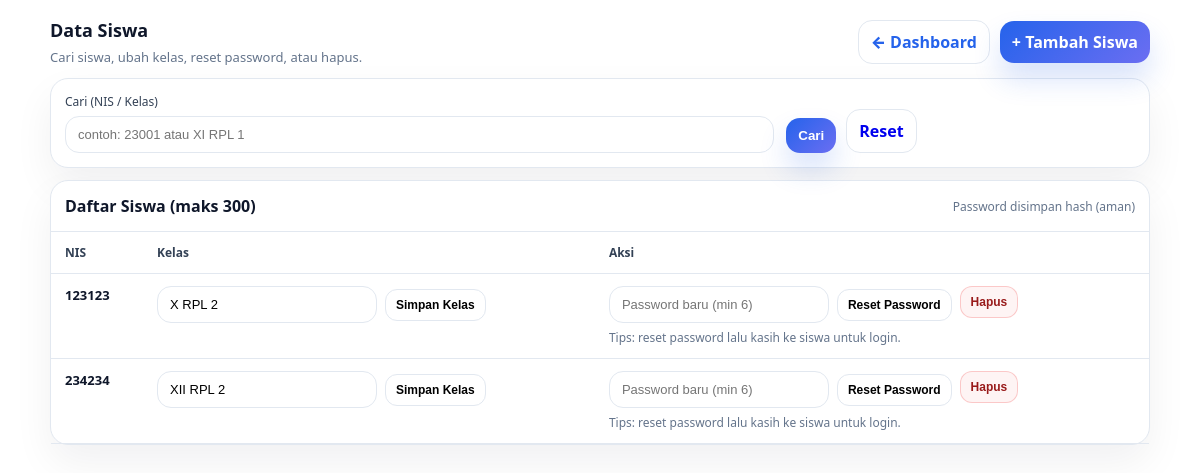
/pengaduan_sekolah/data_siswa.php (signed in), run on the app's committed database.
### tables this page shows
CREATE TABLE `siswa` (
  `nis` int(10) UNSIGNED NOT NULL,
  `kelas` varchar(20) NOT NULL,
  `password` varchar(255) NOT NULL
);

### pengaduan_sekolah/data_siswa.php (the view, shortened to what this page needs)
<?php
require_once __DIR__ . "/koneksi.php";
$q = trim($_GET['q'] ?? '');
$sql = "SELECT nis, kelas FROM siswa WHERE 1=1";
$sql .= " ORDER BY nis ASC LIMIT 300";
$stmt = mysqli_prepare($conn, $sql);
mysqli_stmt_execute($stmt);
$res = mysqli_stmt_get_result($stmt);
$siswa = [];
while ($row = mysqli_fetch_assoc($res)) $siswa[] = $row;
?>
<!doctype html>
<html lang="id">
<head>
</head>
<body>
<div class="wrap">
  <div class="top">
    <div>
      <h1>Data Siswa</h1>
      <div class="hint">Cari siswa, ubah kelas, reset password, atau hapus.</div>
    </div>
    <div class="row">
      <a class="btn" href="dashboard.php">← Dashboard</a>
      <a class="btn primary" href="tambah_siswa.php">+ Tambah Siswa</a>
    </div>
  </div>
  <div class="card pad" style="margin-bottom:12px">
    <form method="get">
      <div class="grid">
        <div class="col8">
          <label>Cari (NIS / Kelas)</label>
          <input name="q" value="<?= htmlspecialchars($q) ?>" placeholder="contoh: 23001 atau XI RPL 1">
        </div>
        <div class="col4" style="display:flex;gap:10px;align-items:end">
          <button class="btn primary" type="submit">Cari</button>
          <a class="btn" href="data_siswa.php">Reset</a>
        </div>
      </div>
    </form>
  </div>
  <div class="card">
    <div style="padding:14px;border-bottom:1px solid var(--border);display:flex;justify-content:space-between;gap:10px;align-items:center">
      <b>Daftar Siswa (maks 300)</b>
      <span class="muted" style="font-size:12px">Password disimpan hash (aman)</span>
    </div>
    <div style="overflow:auto">
      <table>
        <thead>
          <tr>
            <th>NIS</th>
            <th>Kelas</th>
            <th>Aksi</th>
          </tr>
        </thead>
        <tbody>
        <?php if (count($siswa) === 0): ?>
          <tr><td colspan="3" class="muted">Data tidak ditemukan.</td></tr>
        <?php else: ?>
          <?php foreach ($siswa as $s): ?>
            <tr>
              <td><b><?= htmlspecialchars($s['nis']) ?></b></td>
              <td style="min-width:320px">
                <form class="inline" method="post" action="proses_update_siswa.php">
                  <input name="kelas" value="<?= htmlspecialchars($s['kelas']) ?>" placeholder="Kelas">
                  <button class="btn mini" type="submit" name="aksi" value="update_kelas">Simpan Kelas</button>
                </form>
              </td>
              <td style="min-width:420px">
                <div class="actions">
                  <form method="post" action="proses_update_siswa.php" class="inline">
                    <input name="new_password" type="password" minlength="6" placeholder="Password baru (min 6)">
                    <button class="btn mini" type="submit" name="aksi" value="reset_password">Reset Password</button>
                  </form>
                  <form method="post" action="proses_hapus_siswa.php" onsubmit="return confirm('Yakin hapus siswa NIS <?= htmlspecialchars($s['nis']) ?>?');">
                    <button class="btn mini danger" type="submit">Hapus</button>
                  </form>
                </div>
                <div class="muted" style="font-size:12px;margin-top:6px">
                  Tips: reset password lalu kasih ke siswa untuk login.
                </div>
              </td>
            </tr>
          <?php endforeach; ?>
        <?php endif; ?>
        </tbody>
      </table>
    </div>
  </div>
</div>
</body>
</html>

### pengaduan_sekolah/data_siswa.php (style rules this page uses)
:root { --bg:#fff;--text:#0f172a;--muted:#64748b;--border:#e2e8f0;--shadow:0 18px 40px rgba(15,23,42,.06);--primary:#2563eb;--ring:rgba(37,99,235,.16);--radius:18px }
* { box-sizing:border-box }
body { margin:0;font-family:system-ui,-apple-system,Segoe UI,Roboto,Arial;background:var(--bg);color:var(--text);padding:18px }
.wrap { max-width:1100px;margin:0 auto }
.top { display:flex;align-items:center;justify-content:space-between;gap:12px;margin-bottom:12px }
.top a { color:var(--primary);font-weight:900;text-decoration:none }
.card { border:1px solid var(--border);border-radius:var(--radius);background:#fff;box-shadow:var(--shadow) }
.card.pad { padding:14px }
h1 { margin:0;font-size:18px }
.hint { margin:6px 0 0;color:var(--muted);font-size:13px }
.grid { display:grid;grid-template-columns:repeat(12,1fr);gap:12px }
.col8 { grid-column:span 8 }
.col4 { grid-column:span 4 }
label { display:block;font-size:12px;color:#334155;margin:0 0 6px }
input { width:100%;border:1px solid var(--border);border-radius:14px; padding:10px 12px;font-size:13px;outline:0;background:#fff; }
.row { display:flex;gap:10px;align-items:center }
.btn { border:1px solid var(--border);background:#fff; padding:10px 12px;border-radius:14px;font-weight:900;cursor:pointer; text-decoration:none;display:inline-block;text-align:center; }
.btn.primary { border:0;color:#fff;background:linear-gradient(135deg,var(--primary),rgba(99,102,241,.95));box-shadow:0 16px 28px rgba(37,99,235,.18) }
.btn.danger { border-color:rgba(239,68,68,.25);background:rgba(239,68,68,.06);color:#991b1b }
table { width:100%;border-collapse:collapse;font-size:13px }
th,td { padding:12px 14px;border-bottom:1px solid var(--border);text-align:left;vertical-align:top;white-space:nowrap }
th { font-size:12px;color:#334155 }
.muted { color:var(--muted) }
.actions { display:flex;gap:8px;flex-wrap:wrap }
.mini { padding:8px 10px;border-radius:12px;font-size:12px }
.inline { display:flex;gap:8px;align-items:center;flex-wrap:wrap; }
.inline input { width:220px }

### data on the page
siswa: nis "123123", kelas "X RPL 2"
siswa: nis "234234", kelas "XII RPL 2"
